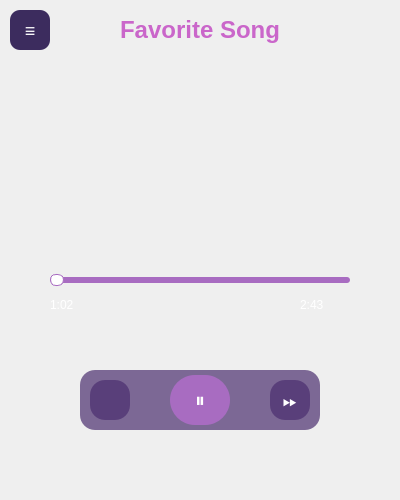
<?xml version="1.0" encoding="UTF-8"?>
<ui version="4.0">
 <class>MusicPlayerWindow</class>
 <widget class="QWidget" name="MusicPlayerWindow">
  <property name="geometry">
   <rect><x>0</x><y>0</y><width>400</width><height>500</height></rect>
  </property>
  <property name="styleSheet">
   <string notr="true">
    QWidget {
      background-image: url("Images/Backgrounds/1.jpeg");
      background-repeat: no-repeat;
      background-position: center;
    }
   </string>
  </property>

  <!-- Menu Button -->
  <widget class="QPushButton" name="menuButton">
   <property name="geometry"><rect><x>10</x><y>10</y><width>40</width><height>40</height></rect></property>
   <property name="text"><string>≡</string></property>
   <property name="styleSheet">
    <string notr="true">
     QPushButton {
       background-color: #3c2c5e;
       border-radius: 10px;
       color: white;
       font-size: 18px;
     }
    </string>
   </property>
  </widget>

  <!-- Song Title Widget -->
  <widget class="QLabel" name="songTitle">
   <property name="geometry"><rect><x>100</x><y>15</y><width>200</width><height>30</height></rect></property>
   <property name="text"><string>Favorite Song</string></property>
   <property name="alignment"><set>Qt::AlignCenter</set></property>
   <property name="styleSheet">
    <string notr="true">
     QLabel {
              font-family: "Orbitron";
              font-size: 18pt;
              font-weight: bold;
              color: rgba(191, 64, 191, 200);  /* Neon magenta */

     }
    </string>
   </property>
  </widget>

  <!-- Album Cover -->
  <widget class="QLabel" name="albumCover">
   <property name="geometry"><rect><x>100</x><y>60</y><width>200</width><height>200</height></rect></property>
   <property name="pixmap"><pixmap>:/resourses/Images/Covers/track1.jpg</pixmap></property>
   <property name="scaledContents"><bool>true</bool></property>
   <property name="styleSheet">
    <string notr="true">
     QLabel {
       border-radius: 20px;
     }
    </string>
   </property>
  </widget>

  <!-- Progress Bar -->
  <widget class="QSlider" name="progressBar">
   <property name="geometry"><rect><x>50</x><y>270</y><width>300</width><height>20</height></rect></property>
   <property name="orientation"><enum>Qt::Horizontal</enum></property>
   <property name="styleSheet">
    <string notr="true">
     QSlider::groove:horizontal {
       background: #a86cc1;
       height: 6px;
       border-radius: 3px;
     }
     QSlider::handle:horizontal {
       background: white;
       border: 1px solid #a86cc1;
       width: 12px;
       margin: -3px 0;
       border-radius: 6px;
     }
    </string>
   </property>
  </widget>

  <!-- Time Labels -->
  <widget class="QLabel" name="timeStart">
   <property name="geometry"><rect><x>50</x><y>295</y><width>50</width><height>20</height></rect></property>
   <property name="text"><string>1:02</string></property>
   <property name="styleSheet"><string notr="true">color: white;</string></property>
  </widget>
  <widget class="QLabel" name="timeEnd">
   <property name="geometry"><rect><x>300</x><y>295</y><width>50</width><height>20</height></rect></property>
   <property name="text"><string>2:43</string></property>
   <property name="styleSheet"><string notr="true">color: white;</string></property>
  </widget>

  <!-- Control Button Container -->
  <widget class="QWidget" name="buttonContainer">
   <property name="geometry"><rect><x>80</x><y>370</y><width>240</width><height>60</height></rect></property>
   <property name="styleSheet">
    <string notr="true">
     QWidget {
       background-color: rgba(75 , 46 , 111 , 178);
       border-radius: 15px;
     }
    </string>
   </property>

   <!-- Previous Button -->
   <widget class="QPushButton" name="prevButton">
    <property name="geometry"><rect><x>10</x><y>10</y><width>40</width><height>40</height></rect></property>
    <property name="styleSheet">
     <string notr="true">
      QPushButton {
        color: white;
        font-size: 20px;
      }
     </string>
    </property>
   </widget>

   <!-- Pause Button -->
   <widget class="QPushButton" name="pauseButton">
    <property name="geometry"><rect><x>90</x><y>5</y><width>60</width><height>50</height></rect></property>
    <property name="text"><string>⏸</string></property>
    <property name="icon">
      <iconset>
        <normaloff>:resourses/Images/Icons/pause_button_icon.png</normaloff>
        <normalon>:resourses/Images/Icons/pause_button_icon.png</normalon>
      </iconset>
    </property>
    <property name="styleSheet">
     <string notr="true">
      QPushButton {
        background-color: #a86cc1;
        border-radius: 25px;
        color: white;
        font-size: 20px;
      }
     </string>
    </property>
   </widget>

   <!-- Next Button -->
   <widget class="QPushButton" name="nextButton">
    <property name="geometry"><rect><x>190</x><y>10</y><width>40</width><height>40</height></rect></property>
    <property name="text"><string>⏩</string></property>
    <property name="styleSheet">
     <string notr="true">
      QPushButton {
        background-color: ;
        color: white;
        font-size: 18px;
      }
     </string>
    </property>
   </widget>
  </widget>
 </widget>
 <resources/>
 <connections/>
</ui>
